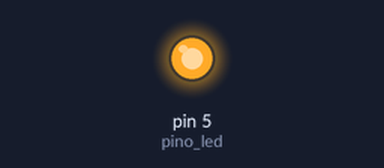
The sketch below on a simulated Arduino Uno, built with avr-gcc and run on an emulated ATmega328P. Parts: output pins drawn as LEDs (lit = HIGH).

Above: at 1.5 s.
At 4.5 s:
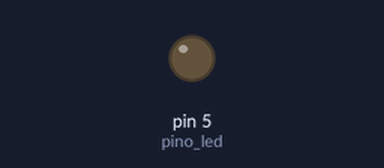
Timing chart, 0 to 7.8 s (numbered marks = the images above):
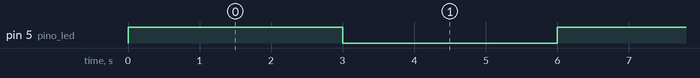

Measured:
- by itself, pin 5 (pino_led): alternates HIGH for 3.0 s and LOW for 3.0 s

The sketch:

esp_sketch.ino
```cpp
// CÓDIGO C++ GERADO PARA HARDWARE

const int pino_led = 5;
void iniciar() {
  while (true) {
  pinMode(pino_led, OUTPUT);
  digitalWrite(pino_led, true);
delay(3000);
pinMode(pino_led, OUTPUT);
  digitalWrite(pino_led, false);
delay(3000);
}
}

void setup() {
  Serial.begin(115200);
  iniciar();
}

void loop() {
  // Lógica principal rola nas tarefas
}
```
